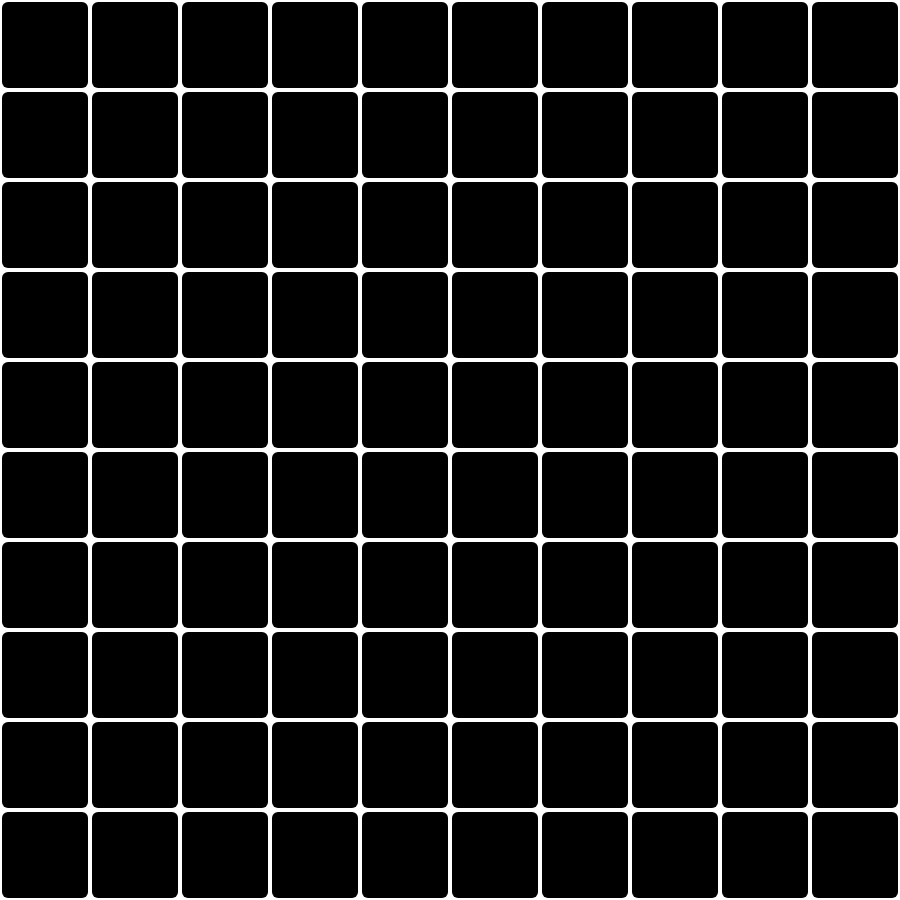
Frame 1 (no input)
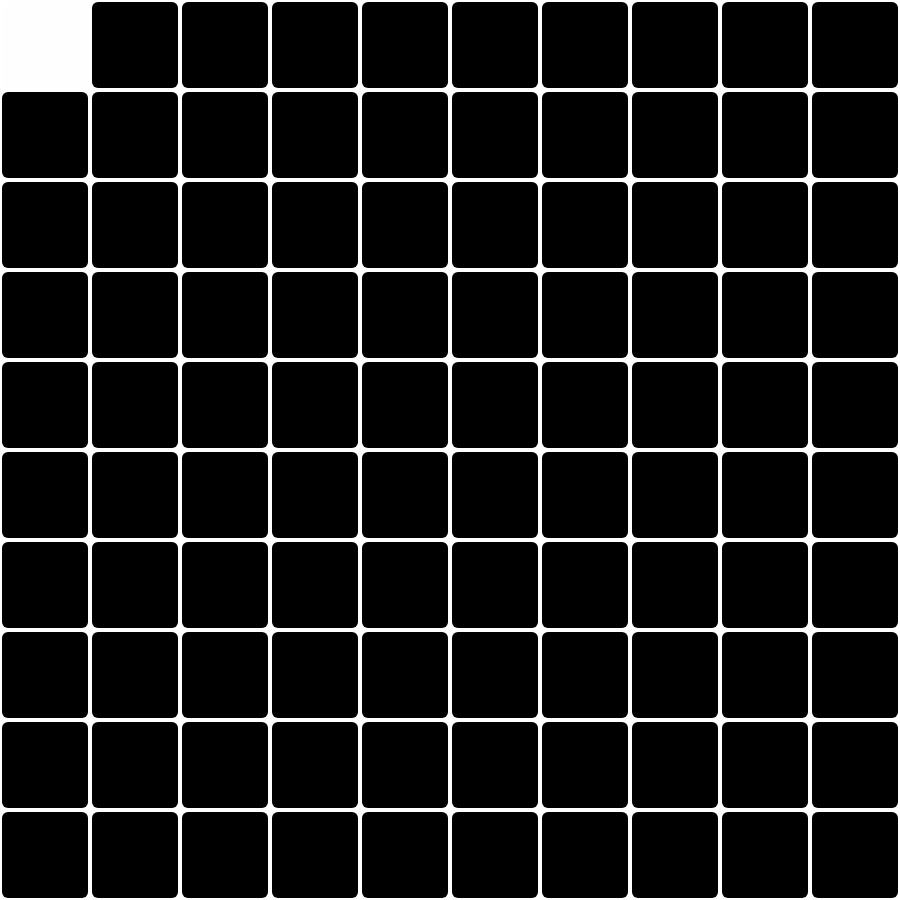
Frame 60 (no input)
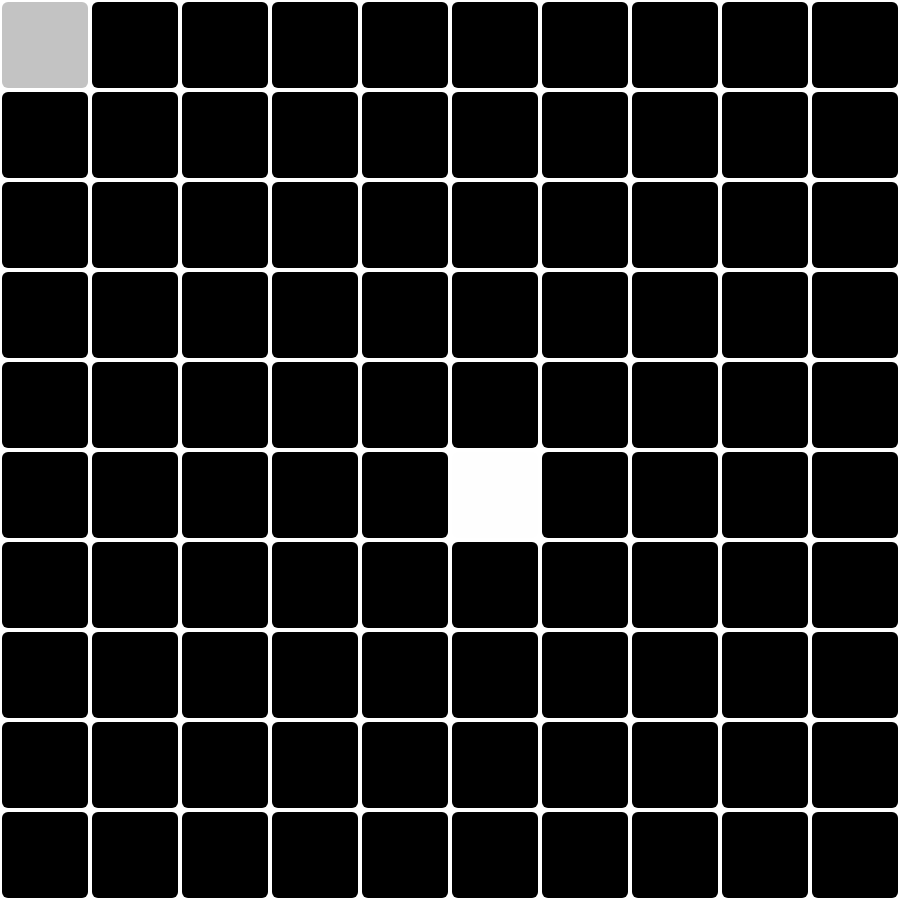
Frame 120 (the mouse pressed at the canvas centre since frame 60)

The p5.js sketch that drew these frames (run headless with seeded random() and noise() and a simulated clock; from frame 60 on, the mouse is pressed at the canvas centre):

// p5.js sketch
// ── sketch.js
function setup() {
  createCanvas(900, 900);
  id = 10, r = sqrt(40/id);
  //id = 10, r = 0.025;
  // 10일 때는 0.25가 보기 좋았는데..
  count = new Array(id)
  for(let i = 0; i < count.length; i++) count[i] = new Array(id);
  for(let i = 0; i < id; i++) for(let j = 0; j < id; j++) count[i][j] = 0;
}

function draw() {
  clear()
  for(let i = 0; i < id; i++) for(let j = 0; j < id; j++){
    noStroke();
    if(count[i][j] > 0) count[i][j]--;
    fill(count[i][j]);
    rect(i*(900/id)+r, j*(900/id)+r, 900/id-2*r, 900/id-2*r, 3*r);
  }
  count[parseInt(mouseX/(900/id))][parseInt(mouseY/(900/id))] = min(255, count[parseInt(mouseX/(900/id))][parseInt(mouseY/(900/id))] + 50);
}

// ── style.css
html, body {
  margin: 0;
  padding: 0;
  height: 100%
}

.canvasdiv {
  margin: 0;
  display: flex;

  /* This centers our sketch horizontally. */
  justify-content: center;

  /* This centers our sketch vertically. */
  align-items: center;
}
